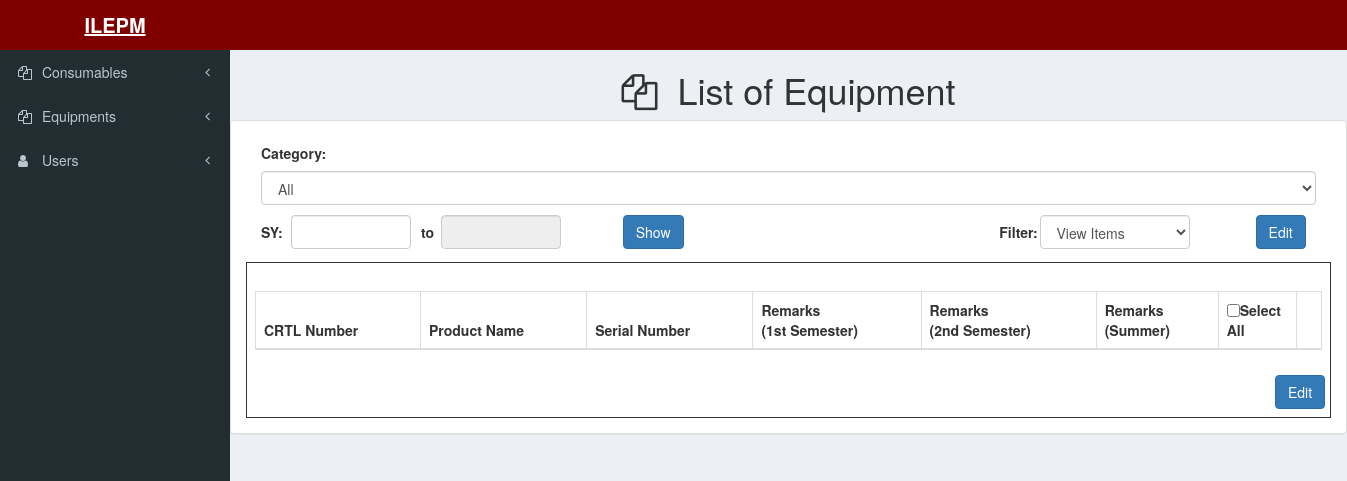
/index.php/equipment/create_list_equipment, run on an earlier commit of the app's database.
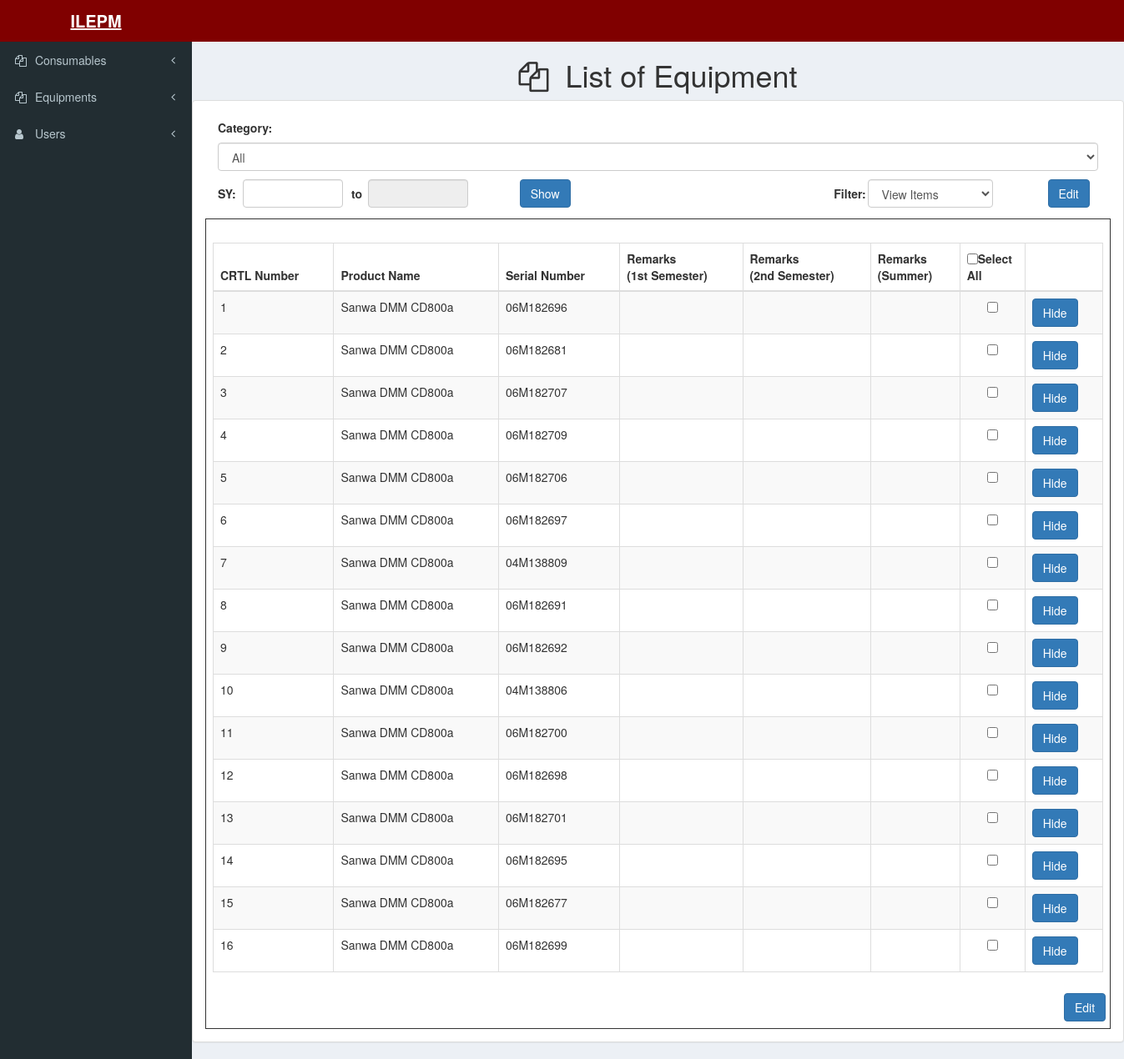
And on a later commit of the database.
### tables this page shows
CREATE TABLE `equipment` (
  `id` int(11) NOT NULL,
  `ctrl_no` int(11) NOT NULL,
  `product_name` varchar(255) NOT NULL,
  `serial_no` varchar(255) NOT NULL,
  `procedures` varchar(255) NOT NULL,
  `standard_criteria` varchar(255) NOT NULL,
  `category` int(11) NOT NULL
);

### application/controllers/Equipment.php (called while the page is built, shortened)
<?php
class Equipment extends CI_Controller
{
	public function create_list_equipment(){
		$param['year']	=	$this->input->post('year');
		$this->equipment_model->createEquipmentTableByYear($param);
		$data['table'] = $this->equipment_model->getEquipmentTableByYear($param);
		$this->load->view('templates/header');
		$this->load->view('templates/sidebar');
		$this->load->view('pages/equipments/equipments_list', $data);
	}
}

### index.php (called while the page is built, shortened)
<?php
require_once BASEPATH.'core/CodeIgniter.php';

### application/models/Equipment_Model.php (called while the page is built, shortened)
<?php
class Equipment_Model extends CI_Model
{
	public function createEquipmentTableByYear($param){
		$query = $this->db->get('equipment');
		foreach ($query->result() as $items) {
			$data = array(
				'idEquipmentUnit'	=>	$items->id,
				'firstremark'		=>	NULL,
				'secondremark'		=>	NULL,
				'summerremark'		=>	NULL,
				'year'				=>	$param['year'],
				);
			$this->db->insert('remarkperequipmentunit', $data);
		}
		return $this->db->trans_complete();
	}
	public function getEquipmentTableByYear($param){
		$this->db->select('eq.id, eq.ctrl_no, eq.product_name, eq.serial_no, eq.procedures, eq.standard_criteria, eq.flag, rs.firstremark, rs.secondremark, rs.summerremark');
		$this->db->from('equipment eq');
		$this->db->join('remarkperequipmentunit rs', 'rs.idEquipmentUnit = eq.id ', 'left');
		$this->db->where('rs.year', $param['year']);
		$this->db->group_by('eq.ctrl_no');
		$query = $this->db->get();
		return $query->result();
	}
}

### application/views/pages/equipments/equipments_list.php (the view, shortened to what the changed rows need)
<div class="content-wrapper">
    <h1><center><i class="fa fa-files-o"></i>&nbsp List of Equipment</center></h1>
    <div class="row">
        <div class="col-lg-12">
            <div class="panel panel-default">
                <div class="panel-body">
                    <form action="<?php echo base_url();?>equipments/list-of-equipments" method="post" id="equipmentForm">
                        <div class="dataTable_wrapper col-sm-12" style="border:1px solid; padding: 8px">
                            <table id="equipmentTable" class="table table-striped table-bordered" width="100%" cellspacing="0">
                                <thead>
                                    <tr>
                                        <th>CRTL Number</th>
                                        <th>Product Name</th>
                                        <th>Serial Number</th>
                                        <th>Remarks<br>(1st Semester)</th>
                                        <th>Remarks<br>(2nd Semester)</th>
                                        <th>Remarks<br>(Summer)</th>
                                        <th data-priority="2" style="width: 78px"><input type="checkbox" name="check_all" class="pull-left">Select All</label></th>
                                        <th></th>
                                    </tr>
                                </thead>
                                <tbody>
                                   <?php
                                   foreach($table as $item){
                                    echo '<tr>
                                    <td>'.$item->ctrl_no.'</td>
                                    <td>'.$item->product_name.'</td>
                                    <td>'.$item->serial_no.'</td>
                                    <td>'.$item->firstremark.'</td>
                                    <td>'.$item->secondremark.'</td>
                                    <td>'.$item->summerremark.'</td>
                                    <td>
                                        <div class="text-center">
                                            <input type="checkbox" name="check_list[]" value="'.$item->id.'">
                                        </div>
                                    </td>';
                                    if($item->flag != 1){
                                        echo '<td><button type="button" class="btn btn-primary" onclick="equipment_hide('."'".$item->id."'".');">Hide</button></td>';
                                    }else{
                                        echo '<td><button type="button" class="btn btn-primary" onclick="equipment_unhide('."'".$item->id."'".');">Unhide</button></td>';
                                    }
                                    echo '</tr>';
                                }
                                ?>
                            </tbody>
                        </table>
                    </div>
                </form>
            </div>
        </div>
    </div>
</div>
</div>

What changed in the data, as far as the page shows it:
added equipment: ctrl_no "1", product_name "Sanwa DMM CD800a", serial_no "06M182696"
added equipment: ctrl_no "2", product_name "Sanwa DMM CD800a", serial_no "06M182681"
added equipment: ctrl_no "3", product_name "Sanwa DMM CD800a", serial_no "06M182707"
added equipment: ctrl_no "4", product_name "Sanwa DMM CD800a", serial_no "06M182709"
added equipment: ctrl_no "5", product_name "Sanwa DMM CD800a", serial_no "06M182706"
added equipment: ctrl_no "6", product_name "Sanwa DMM CD800a", serial_no "06M182697"
added equipment: ctrl_no "7", product_name "Sanwa DMM CD800a", serial_no "04M138809"
added equipment: ctrl_no "8", product_name "Sanwa DMM CD800a", serial_no "06M182691"
added equipment: ctrl_no "9", product_name "Sanwa DMM CD800a", serial_no "06M182692"
added equipment: ctrl_no "10", product_name "Sanwa DMM CD800a", serial_no "04M138806"
added equipment: ctrl_no "11", product_name "Sanwa DMM CD800a", serial_no "06M182700"
added equipment: ctrl_no "12", product_name "Sanwa DMM CD800a", serial_no "06M182698"
added equipment: ctrl_no "13", product_name "Sanwa DMM CD800a", serial_no "06M182701"
added equipment: ctrl_no "14", product_name "Sanwa DMM CD800a", serial_no "06M182695"
added equipment: ctrl_no "15", product_name "Sanwa DMM CD800a", serial_no "06M182677"
added equipment: ctrl_no "16", product_name "Sanwa DMM CD800a", serial_no "06M182699"
